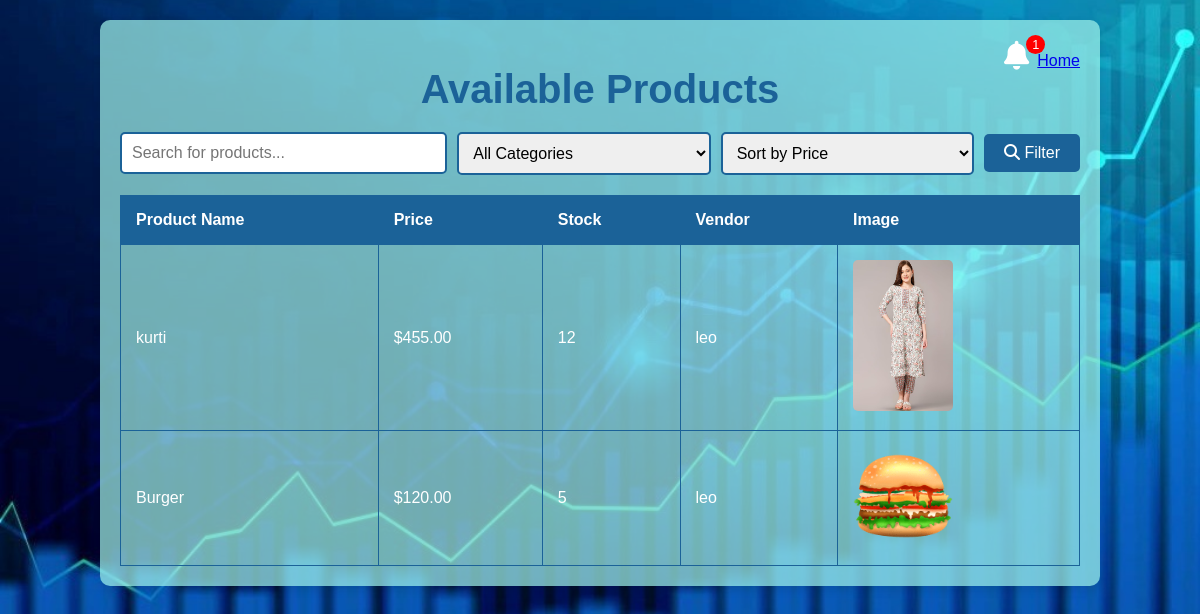
Page /user-dashboard/ (signed in) on the earlier database version.
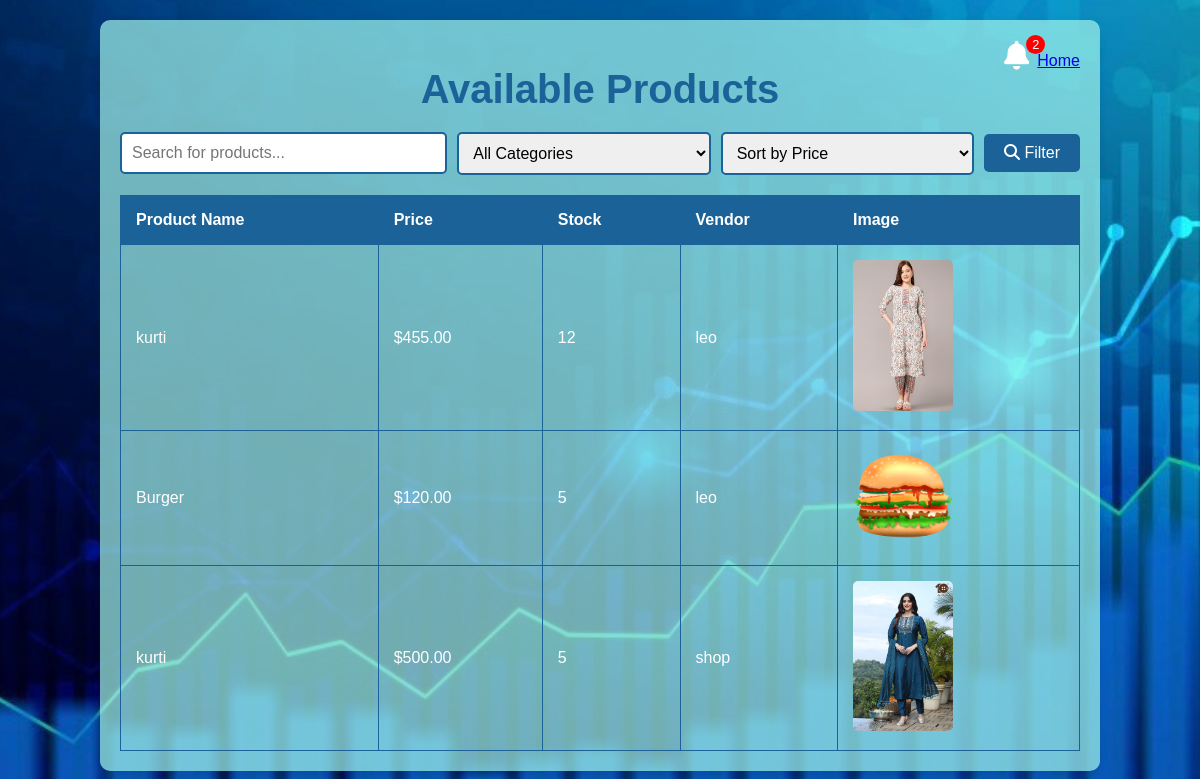
Same page on the later database version.
### products/models.py (models this page shows, shortened)
class Product(models.Model):
    vendor = models.ForeignKey('auth.User', on_delete=models.CASCADE)
    name = models.CharField(max_length=255)
    price = models.DecimalField(max_digits=10, decimal_places=2)
    quantity = models.CharField(max_length=100)
    description = models.TextField(blank=True, null=True)
    image = models.ImageField(upload_to='products/')
    category = models.ForeignKey(Category, on_delete=models.SET_NULL, null=True, blank=True)
    buy_link = models.URLField(blank=True, null=True)

### products/views.py (the view)
# urls.py: path('user-dashboard/', views.user_dashboard, name="user_dashboard"),
@login_required
def user_dashboard(request):
    query = request.GET.get('q', '').strip()           # Get search query
    category_id = request.GET.get('category', '')        # Get category filter
    price_filter = request.GET.get('price', '')          # Get price order filter
    categories = Category.objects.all()                # Get all categories for dropdown
    products = Product.objects.all()                   # Start with all products
    if query:
        products = products.filter(
            Q(name__icontains=query) | Q(description__icontains=query)
        )
    if category_id:
        products = products.filter(category_id=category_id)
    if price_filter == 'low_to_high':
        products = products.order_by('price')
    elif price_filter == 'high_to_low':
        products = products.order_by('-price')
    from .models import Notification  # Or import at the top of the file
    notifications = Notification.objects.filter(is_read=False).order_by('-created_at')
    context = {
        "products": products,
        "query": query,
        "categories": categories,
        "selected_category": category_id,  # To preserve the selected category
        "selected_price": price_filter,    # To preserve the selected price filter
        "notifications": notifications,    # Pass notifications to the template
    }
    return render(request, "products/user_dashboard.html", context)

### products/templates/products/user_dashboard.html (shortened to what this page needs)
<!DOCTYPE html>
<html lang="en">
<head>
    {% load static %}
    <link rel="stylesheet" href="https://cdnjs.cloudflare.com/ajax/libs/font-awesome/6.4.2/css/all.min.css">
</head>
<body>
    <div class="container">
        <div class="notification-wrapper">
            <span class="notification-icon" id="notificationIcon">
                <i class="fa fa-bell"></i>
                {% if notifications and notifications|length > 0 %}
                    <span class="badge">{{ notifications|length }}</span>
                {% endif %}
            </span>
            <a href="{% url 'home' %}" class="back-link">Home</a>
        </div>
        <h1>Available Products</h1>
        <form method="GET" action="{% url 'user_dashboard' %}">
            <input type="text" name="q" value="{{ query }}" placeholder="Search for products..." />
            <select name="category" id="category">
                <option value="">All Categories</option>
            </select>
            <select name="price" id="price">
                <option value="">Sort by Price</option>
            </select>
            <button type="submit"><i class="fa fa-search"></i> Filter</button>
        </form>
        <table>
            <thead>
                <tr>
                    <th>Product Name</th>
                    <th>Price</th>
                    <th>Stock</th>
                    <th>Vendor</th>
                    <th>Image</th>
                </tr>
            </thead>
            <tbody>
                {% for product in products %}
                    <tr>
                        <td>{{ product.name }}</td>
                        <td>${{ product.price }}</td>
                        <td>{{ product.quantity }}</td>
                        <td>{{ product.vendor.username }}</td>
                        <td><img src="{{ product.image.url }}" alt="{{ product.name }}"></td>
                    </tr>
                {% empty %}
                    <tr>
                        <td colspan="5">No products available.</td>
                    </tr>
                {% endfor %}
            </tbody>
        </table>
    </div>
</body>
</html>

Differences in the rows shown:
added Product: name "kurti", price "500.00", quantity "5", vendor.username "shop", image (picture)
Other differences:
{{ notifications|length }}: "1" → "2"
